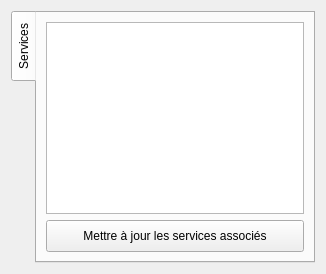
     <widget class="QWidget" name="tabServicesDetails">
      <attribute name="icon">
       <iconset resource="../../resources/TeraClient.qrc">
        <normaloff>:/icons/service.png</normaloff>:/icons/service.png</iconset>
      </attribute>
      <attribute name="title">
       <string>Services</string>
      </attribute>
      <layout class="QVBoxLayout" name="verticalLayout_2">
       <item>
        <widget class="QTabWidget" name="tabManageServices">
         <property name="tabPosition">
          <enum>QTabWidget::West</enum>
         </property>
         <property name="currentIndex">
          <number>0</number>
         </property>
         <property name="iconSize">
          <size>
           <width>20</width>
           <height>20</height>
          </size>
         </property>
         <widget class="QWidget" name="tabServices">
          <attribute name="icon">
           <iconset resource="../../resources/TeraClient.qrc">
            <normaloff>:/icons/service.png</normaloff>:/icons/service.png</iconset>
          </attribute>
          <attribute name="title">
           <string>Services</string>
          </attribute>
          <layout class="QVBoxLayout" name="verticalLayout_3">
           <item>
            <widget class="QListWidget" name="lstServices">
             <property name="editTriggers">
              <set>QAbstractItemView::NoEditTriggers</set>
             </property>
             <property name="iconSize">
              <size>
               <width>24</width>
               <height>24</height>
              </size>
             </property>
            </widget>
           </item>
           <item>
            <widget class="QPushButton" name="btnUpdateServices">
             <property name="minimumSize">
              <size>
               <width>0</width>
               <height>32</height>
              </size>
             </property>
             <property name="cursor">
              <cursorShape>PointingHandCursor</cursorShape>
             </property>
             <property name="text">
              <string>Mettre à jour les services associés</string>
             </property>
             <property name="icon">
              <iconset resource="../../resources/TeraClient.qrc">
               <normaloff>:/icons/save.png</normaloff>:/icons/save.png</iconset>
             </property>
             <property name="iconSize">
              <size>
               <width>24</width>
               <height>24</height>
              </size>
             </property>
            </widget>
           </item>
          </layout>
         </widget>
        </widget>
       </item>
      </layout>
     </widget>
